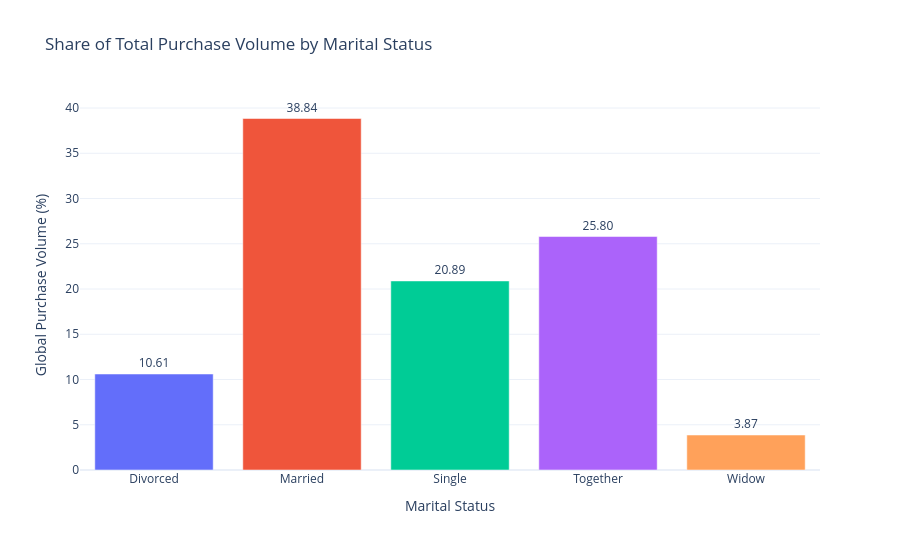

Here is the notebook cell this chart was saved with:
### Code cell
df_volume = grouped_data.reset_index()
fig = px.bar(df_volume, 
             x='Marital_Status', 
             y='Total_Purchases',
             color='Marital_Status', # Automatically applies a distinct color palette
             title='Share of Total Purchase Volume by Marital Status',
             labels={'Total_Purchases': 'Global Purchase Volume (%)', 'Marital_Status': 'Marital Status'},
             template='plotly_white',
             text_auto='.2f' # Shows percentages on top of bars
            )

# 3. Polish the layout
fig.update_layout(showlegend=False, height=550)
fig.update_traces(textposition='outside')

fig.show()

### Figure 1 — Plotly figure (JSON) as saved in the notebook; plotly's stock layout.template omitted (floating-point values rounded to 4 significant figures)
{"data": [{"hovertemplate": "Marital Status=%{x}<br>Global Purchase Volume (%)=%{y}<extra></extra>", "legendgroup": "Divorced", "marker": {"color": "#636efa", "pattern": {"shape": ""}}, "name": "Divorced", "orientation": "v", "showlegend": true, "textposition": "outside", "texttemplate": "%{y:.2f}", "type": "bar", "x": ["Divorced"], "xaxis": "x", "y": [10.61], "yaxis": "y"}, {"hovertemplate": "Marital Status=%{x}<br>Global Purchase Volume (%)=%{y}<extra></extra>", "legendgroup": "Married", "marker": {"color": "#EF553B", "pattern": {"shape": ""}}, "name": "Married", "orientation": "v", "showlegend": true, "textposition": "outside", "texttemplate": "%{y:.2f}", "type": "bar", "x": ["Married"], "xaxis": "x", "y": [38.84], "yaxis": "y"}, {"hovertemplate": "Marital Status=%{x}<br>Global Purchase Volume (%)=%{y}<extra></extra>", "legendgroup": "Single", "marker": {"color": "#00cc96", "pattern": {"shape": ""}}, "name": "Single", "orientation": "v", "showlegend": true, "textposition": "outside", "texttemplate": "%{y:.2f}", "type": "bar", "x": ["Single"], "xaxis": "x", "y": [20.89], "yaxis": "y"}, {"hovertemplate": "Marital Status=%{x}<br>Global Purchase Volume (%)=%{y}<extra></extra>", "legendgroup": "Together", "marker": {"color": "#ab63fa", "pattern": {"shape": ""}}, "name": "Together", "orientation": "v", "showlegend": true, "textposition": "outside", "texttemplate": "%{y:.2f}", "type": "bar", "x": ["Together"], "xaxis": "x", "y": [25.8], "yaxis": "y"}, {"hovertemplate": "Marital Status=%{x}<br>Global Purchase Volume (%)=%{y}<extra></extra>", "legendgroup": "Widow", "marker": {"color": "#FFA15A", "pattern": {"shape": ""}}, "name": "Widow", "orientation": "v", "showlegend": true, "textposition": "outside", "texttemplate": "%{y:.2f}", "type": "bar", "x": ["Widow"], "xaxis": "x", "y": [3.865], "yaxis": "y"}], "layout": {"barmode": "relative", "height": 550, "legend": {"title": {"text": "Marital Status"}, "tracegroupgap": 0}, "showlegend": false, "title": {"text": "Share of Total Purchase Volume by Marital Status"}, "xaxis": {"anchor": "y", "categoryarray": ["Divorced", "Married", "Single", "Together", "Widow"], "categoryorder": "array", "domain": [0, 1], "title": {"text": "Marital Status"}}, "yaxis": {"anchor": "x", "domain": [0, 1], "title": {"text": "Global Purchase Volume (%)"}}}}
